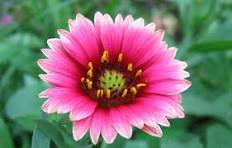
#> input picture image.jpg, 232 x 148 px, found by its file name
$ python EXP-5.py
#> lines starting #> are read from the running program, lines starting #| are printed output that depends on the picture
import cv2
import matplotlib.pyplot as plt

def analyze_histogram(image_path):
    # Read image
    img = cv2.imread(image_path)
#> img is the input picture: shape (148, 232, 3); mean B, G, R 112.5, 115.7, 128.6

    if img is None:
        print("Image not found!")
        return

    # Display original image
    cv2.imshow("Original Image", img)

    # Calculate histogram for each color channel
    colors = ('b', 'g', 'r')

    for i, color in enumerate(colors):
        hist = cv2.calcHist([img], [i], None, [256], [0, 256])
        plt.plot(hist, color=color)

    plt.title("Color Histogram")
    plt.xlabel("Pixel Intensity")
    plt.ylabel("Number of Pixels")
    plt.xlim([0, 256])
    plt.show()
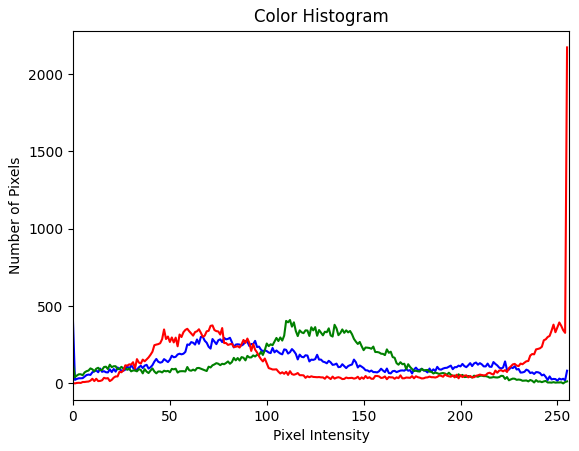
#> figure drawn by matplotlib, 1 panel; curve peaks at x = 0, y = 397; curve peaks at x = 112, y = 410; curve peaks at x = 255, y = 2173

    cv2.waitKey(0)
    cv2.destroyAllWindows()

# Call function
analyze_histogram(
    r"C:\Users\yeshw\OneDrive\Documents\COMPUTER VISION\EXPERIMENTS\image.jpg"
)
